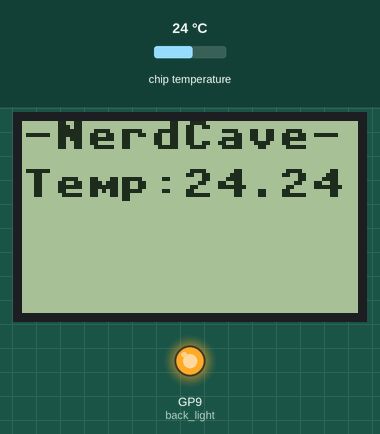
Recording of a program running on a simulated Raspberry Pi Pico running MicroPython. Shown: 84×48 one-colour display, output pins drawn as LEDs (lit = HIGH). Inputs (shaded band) come from the test bench; at power-on: chip temperature 24 °C. Library files of the repository ran but are not shown: pcd8544_fb.py; pins used as bus, display or sensor lines are not drawn; what the program prints to the serial console is not drawn.

Above: at 1.2 s.
1.3 s: chip temperature set to 1 °C
At 2.8 s:
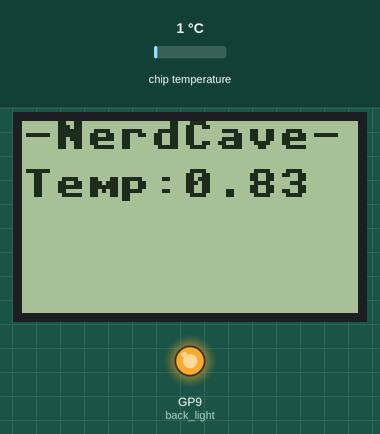
4.0 s: chip temperature set to 11 °C
At 4.5 s:
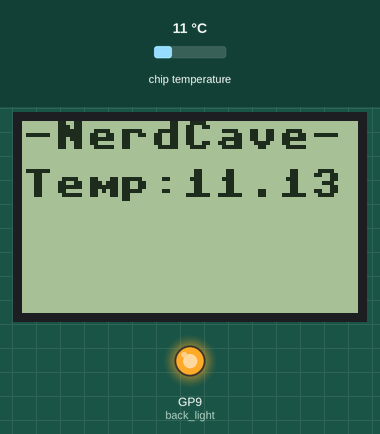
6.7 s: chip temperature set to 22 °C
At 9.1 s:
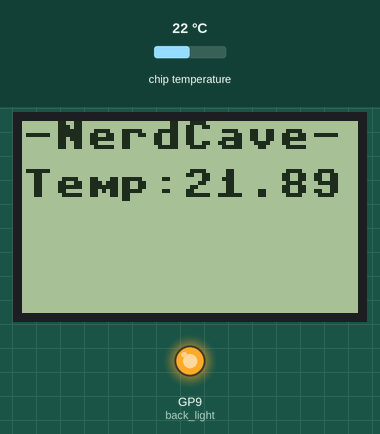
Timing chart, 0 to 10.6 s (numbered marks = the images above; inputs shaded):
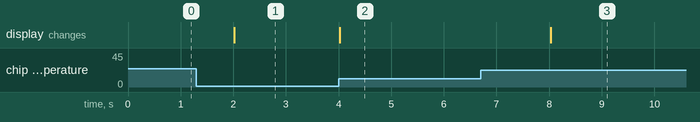

The program:

temperature.py
```python
# PCD8544 (Nokia 5110) LCD sample for Raspberry Pi Pico
# Required library:
#  https://github.com/mcauser/micropython-pcd8544

# Connections:
#   Connect the screen up as shown below using the
#   physical pins indicated (physical pin on pico)

#   RST - Reset:                     Pico GP8 (11)
#   CE - Chip Enable / Chip select : Pico GP5 ( 7)
#   DC - Data/Command :              Pico GP4 ( 6)
#   Din - Serial Input (Mosi):       Pico GP7 (10)
#   Clk - SPI Clock:                 Pico GP6 ( 9)
#   Vcc:                             Pico 3V3 (36)
#   BL :                             Pico GP9(12)
#   Gnd:                             Pico GND (38)


import pcd8544_fb
from machine import Pin, SPI
import utime

# set up pins
spi = SPI(0)
spi.init(baudrate=2000000, polarity=0, phase=0)
cs = Pin(5)
dc = Pin(4)
rst = Pin(8)

# set bl on/off
back_light = Pin(9, Pin.OUT, value=1)

#initialize lcd
lcd = pcd8544_fb.PCD8544_FB(spi, cs, dc, rst)

# Setup temperature sensor read value on ADC 4 - Onboard temperature sensor
sensor_temp = machine.ADC(4)
conversion_factor = 3.3 / (65535)


def display_temp(string_temperature):
    lcd.text('-NerdCave-', 0, 0, 1)
    lcd.text(string_temperature,0, 12, 1)
    lcd.clear()
    lcd.show()
    utime.sleep(2)


def read_temp():
    reading = sensor_temp.read_u16() * conversion_factor
    temperature = 27 - (reading - 0.706)/0.001721
    formatted_temperature = "{:.2f}".format(temperature)
    string_temperature = str("Temp:" + formatted_temperature)
    print(string_temperature)

    return string_temperature


while True:
    temperature = read_temp()
    display_temp(temperature)
    lcd.fill(0)
 
```

Measured:
- after the input at 1.3 s, the display: changes after 0.71 s (image 1)
- after the input at 4.0 s, the display: changes at once (image 2)
- after the input at 6.7 s, the display: changes after 1.3 s (image 3)
